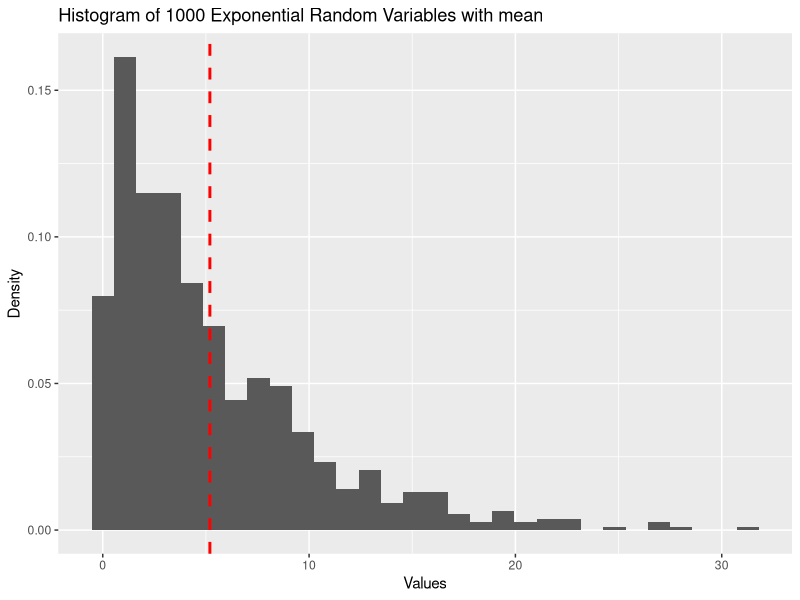
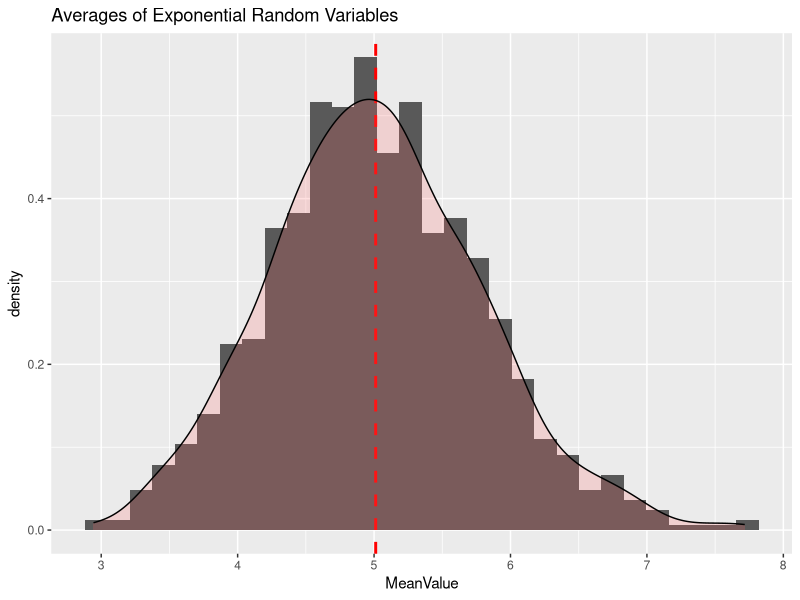

These figures' R source, in order:
## ---- chunk 1
library(ggplot2)
set.seed(123)
lambda <- 0.2
n <- 40
numSimulations <- 1000
simulatedMeans <- NULL
for (i in 1:numSimulations) simulatedMeans = c(simulatedMeans, mean(rexp(40, lambda)))
values <- rexp(1000, lambda)
ggplot(data.frame(values), aes(x=values)) +
  geom_histogram(aes(y=..density..)) +
  stat_function(fun = dexp, args=list(mean=5, sd=5), colour = "red") +
  xlab("Values") + ylab("Density") +
  geom_vline(aes(xintercept=mean(values)), color="red", linetype="dashed", size=1) +
  ggtitle("Histogram of 1000 Exponential Random Variables with mean")

## ---- chunk 2
theoreticalMean <- 1/lambda # Value is 5
simulatedMean <- mean(simulatedMeans)
## ---- chunk 3
df <- data.frame(simulatedMeans)
colnames(df) <- c("MeanValue")
ggplot(df, aes(x=MeanValue)) + ggtitle("Averages of Exponential Random Variables") +
  geom_histogram(aes(y=..density..)) + 
  geom_vline(aes(xintercept=simulatedMean), color="red", linetype="dashed", size=1) +
  geom_density(alpha=.2, fill="#FF6666")
## ---- chunk 4
theoreticalVar <- (1/lambda)^2/n
simulatedVar <- var(simulatedMeans)
